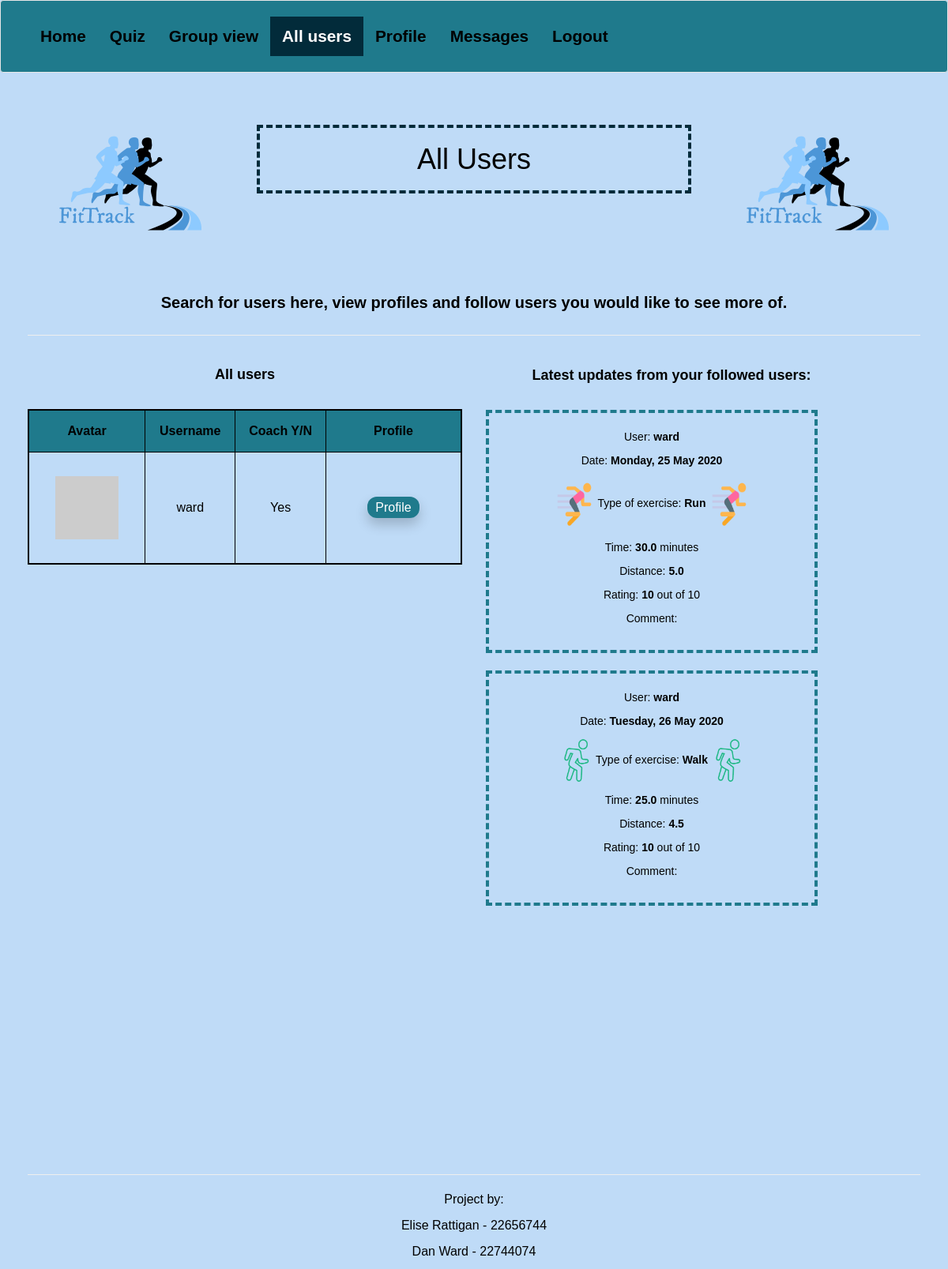
The page /users_page (signed in) on the database as committed earlier.
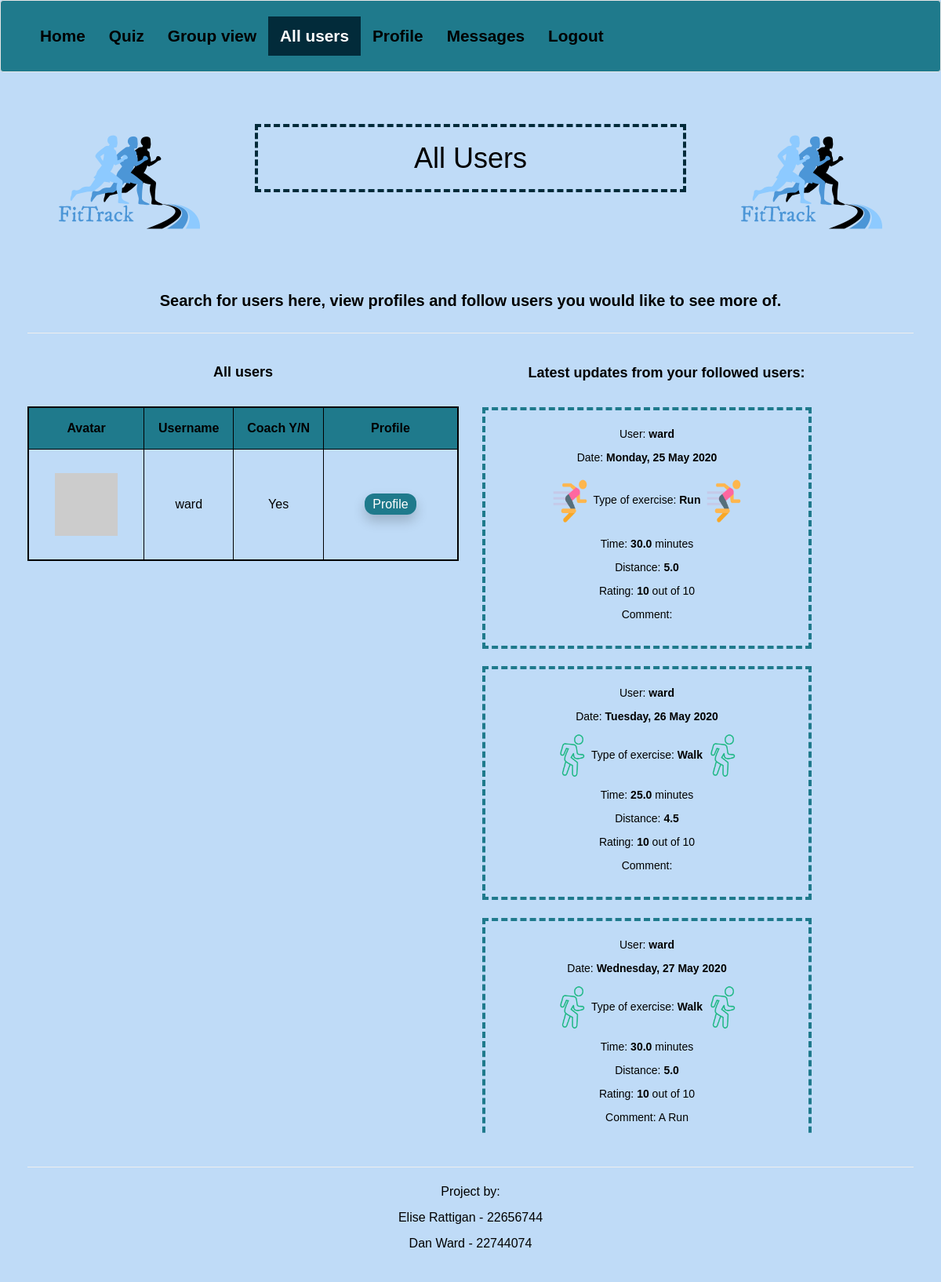
The same page on the database as committed later.
### app/models.py (models this page shows, shortened)
class User(UserMixin, db.Model):
    id = db.Column(db.Integer, primary_key=True)
    username = db.Column(db.String(64), index=True, unique=True)
    email = db.Column(db.String(120), index=True, unique=True)
    password_hash = db.Column(db.String(128))
    is_coach = db.Column(db.Boolean, default=False)
    is_admin = db.Column(db.Boolean, default=False)
    exercise = db.relationship('Exercise', backref='user', lazy='dynamic')
    about_me = db.Column(db.String(140))
    goals = db.Column(db.String(140), default="Exercise more")
    last_seen = db.Column(db.DateTime, default=datetime.utcnow)
    followed = db.relationship(
        'User', secondary=followers,
        primaryjoin=(followers.c.follower_id == id),
        secondaryjoin=(followers.c.followed_id == id),
        backref=db.backref('followers', lazy='dynamic'), lazy='dynamic')
    messages_sent = db.relationship('Message',
                                    foreign_keys='Message.sender_id',
                                    backref='author', lazy='dynamic')
    messages_received = db.relationship('Message',
                                        foreign_keys='Message.recipient_id',
                                        backref='recipient', lazy='dynamic')
    last_message_read_time = db.Column(db.DateTime)
    token = db.Column(db.String(32), index=True, unique = True)
    token_expiration = db.Column(db.DateTime)
    def __repr__(self):
        return '{}'.format(self.username)
    def followed_posts(self):
        followed = Exercise.query.join(
            followers, (followers.c.followed_id == Exercise.user_id)).filter(
                followers.c.follower_id == self.id)
        own = Exercise.query.filter_by(user_id=self.id)
        return followed.union(own).order_by(Exercise.timestamp.desc())
    def avatar(self, size):
        digest = md5(self.email.lower().encode('utf-8')).hexdigest()
        return 'https://www.gravatar.com/avatar/{}?d=identicon&s={}'.format(digest, size)

class Exercise(db.Model):
    id = db.Column(db.Integer, primary_key=True)
    style = db.Column(db.String(140))
    time = db.Column(db.String(20))
    distance = db.Column(db.String(140))
    exercise_date = db.Column(db.DateTime)
    timestamp = db.Column(db.DateTime)
    rate_exercise = db.Column(db.String(140))
    exercise_comments = db.Column(db.String(140))
    user_id = db.Column(db.Integer, db.ForeignKey('user.id'))

### app/routes.py (the view)
@app.route('/users_page')
@login_required
def users_page():
    users = User.query.all()
    followed_posts = current_user.followed_posts().all()
    return render_template("userview.html", title="All Users", users=users, followed_posts=followed_posts)

### app/models.py (called while the page is built)
@login.user_loader
def load_user(id):
    return User.query.get(int(id))

### app/routes.py (called while the page is built)
@app.before_request
def before_request():
    if current_user.is_authenticated:
        current_user.last_seen = datetime.utcnow()
        db.session.commit()

### app/templates/userview.html
{% extends "base.html" %}
{% block content %}
<div class="container-fluid">
  <div class="row">
    <div class="col-sm-3 text-center">
      <img src="/static/assets/logo.png" alt="App logo">
    </div>
    <div class="col-sm-6 text-center">
      <br>
      <br>
      <h1 class="welcome">All Users</h1>
    </div>
    <div class="col-sm-3 text-center">
        <img src="/static/assets/logo.png" alt="App logo">
    </div>
  </div>
  <div class="row">
    <div class="col-sm-12 text-center">
      <h2>Search for users here, view profiles and follow users you would like to see more of.</h2>
    </div>
  </div>
  <hr>
  <div class="row">
    <div class="col-sm-6 text-center">
      <h3>All users</h3>
      <br>
      <table class="user-table" align="center">
        <tr>
          <th class="table-avatar">Avatar</th>
          <th class="table-username">Username</th>
          <th class="table-coach">Coach Y/N</th>
          <th class="table-profile">Profile</th>
        </tr>
          {% for user in users %}
            {% if user != current_user %}
            <tr>
            <td><img src="{{ user.avatar(128) }}"></td>
            <td style="text-align: center">{{ user.username }}</td>
            {% if user.is_coach %}
            <td style="text-align: center">Yes</td>
            {% else %}
            <td style="text-align: center">No</td>
            {% endif %}
            <td><a class="button-link" href="{{ url_for('user', username=user.username) }}">Profile</a></td>
            </tr>
            {% endif %}
          {% endfor %}
      </table>
    </div>
    <div class="col-sm-1"></div>
    <div class="col-sm-6 text-center" id="user-exercise-list">
      <h3>Latest updates from your followed users:</h3>
      <br>
      {% for exercise in followed_posts %}
        {% if exercise.user_id != current_user.id %}
          {% include '_exercise.html' %}
          <br>
        {% endif %}
      {% endfor %}
      </div>
      <div class="col-sm-1"></div>
  </div>
</div>
{% endblock %}

### app/templates/base.html (shortened to what this page needs)
<!DOCTYPE html>
<html lang="en">
    <head>
    <link rel="stylesheet" href="https://maxcdn.bootstrapcdn.com/bootstrap/3.4.1/css/bootstrap.min.css">
    <link rel="stylesheet" href="/static/css/stylesheet.css">
    </head>
    <body {% block body_attrs %}{% endblock %}>
      <nav class="navbar navbar-default">
        <div class="container-fluid">
          <ul class="nav navbar-nav">
            <li {% if request.path == url_for('index') or request.path == '/' %}class="active"{% endif %}><a href="{{ url_for('index') }}">Home</a></li>
            {% if current_user.is_anonymous %}
            <li {% if request.path == url_for('login') %}class="active"{% endif %}><a href="{{ url_for('login') }}">Login</a></li>
            {% else %}
            <li {% if request.path == url_for('quiz') %}class="active"{% endif %}><a href="{{ url_for('quiz') }}">Quiz</a></li>
            <li {% if request.path == url_for('groupview') %}class="active"{% endif %}><a href="{{ url_for('groupview') }}">Group view</a></li>
            <li {% if request.path == url_for('users_page') %}class="active"{% endif %}><a href="{{ url_for('users_page') }}">All users</a></li>
            <li {% if request.path == url_for('user', username=current_user.username) %}class="active"{% endif %}><a href="{{ url_for('user', username=current_user.username) }}">Profile</a></li>
            <li {% if request.path == url_for('messages', username=current_user.username) %}class="active"{% endif %}><a href="{{ url_for('messages', username=current_user.username) }}">{{ ('Messages') }}</a></li>
            <li><a href="{{ url_for('logout') }}">Logout</a></li>
            {% endif %}
          </ul>
        </div>
      </nav>
      {% block content %}{% endblock %}
      <div class="container-fluid text-center" style="margin-bottom:0">
        <div class="row">
          <div class="col-sm-12">
            <hr>
            <p>Project by:</p>
            <p>Elise Rattigan - 22656744</p>
            <p>Dan Ward - 22744074</p>
          </div>
        </div>
      </div>
    </body>
</html>

### app/templates/_exercise.html
<div class="exercise-text">
  <br>
  <p>User: <b>{{ exercise.user }}</b></p>
  <p>Date: <b>{{ exercise.exercise_date.strftime("%A, %d %B %Y") }}</b></p>
  {% if exercise.style == "Run" %}
  <p><span><img src='/static/assets/running-small.png' id='run-small'></span>Type of exercise: <b>{{ exercise.style }}</b><span><img src='/static/assets/running-small.png' id='run-small'></span></p>
  {% elif exercise.style == "Walk" %}
  <p><span><img src='/static/assets/walk-small.png' id='walk-small'></span>Type of exercise: <b>{{ exercise.style }}</b><span><img src='/static/assets/walk-small.png' id='walk-small'></span></p>
  {% endif %}
  <p>Time: <b>{{ exercise.time }}</b> minutes</p>
  <p>Distance: <b>{{exercise.distance }}</b></p>
  <p>Rating: <b>{{ exercise.rate_exercise }}</b> out of 10</p>
  <p>Comment: {{ exercise.exercise_comments }}</p>
  <br>
</div>

### app/static/css/stylesheet.css (style rules this page uses)
body { color: #000; background-color: #BFDBF7; font-family: sans-serif; font-size: 16px; }
.navbar { margin-bottom: 0; padding-bottom: 0; background-color: #1F7A8C; font-size: 1.3em; }
.navbar-default .navbar-nav .active a, .navbar-default .navbar-nav .active a:focus, .navbar-default .navbar-nav .active a:hover { color: #FFF; background-color: #022B3A; font-weight: bold; }
.navbar-default .navbar-nav li a, .navbar-default .navbar-nav li a:focus, .navbar-default .navbar-nav li a:hover { color: #000; background-color: #1F7A8C; font-weight: bold; }
h2 { font-size: 20px; font-weight: bold; }
h3 { font-size: 18px; font-weight: bold; }
.container-fluid { margin: 20px; }
table { border: 2px solid black; }
th { border: 1px solid black; padding: 15px; text-align: center; background-color: #1F7A8C; }
td { border: 1px solid black; padding: 10px; }
.button-link { background-color: #1F7A8C; color: white; font-size: 16px; padding: 5px 10px; border-radius: 12px; box-shadow: 0 8px 16px 0 rgba(0, 0, 0, 0.2) }
img { margin: auto; padding: 20px; }
.welcome { margin: auto; padding: 20px; border: 4px dashed #022B3A; }
.exercise-text { border: 4px dashed #1F7A8C; padding: 0px; margin-right: 50px; font-size: 14px; }
#run-small { height: 70px; width: 60px; padding: 0px; margin: 0px; }
#walk-small { height: 60px; width: 50px; padding: 0px; margin: 0px; }
#user-exercise-list { height: 1000px; width: 500px; overflow: auto; }
.user-table { width: 100%; }
.table-avatar { width: 25%; }
.table-username { width: 20%; }
.table-coach { width: 20%; }
.table-profile { width: 30%; }

Rows that differ between the two databases and show on the page:
added Exercise: user "ward", exercise_date "Wednesday, 27 May 2020", style "Walk", time "30.0", distance "5.0", rate_exercise "10", exercise_comments "A Run"
